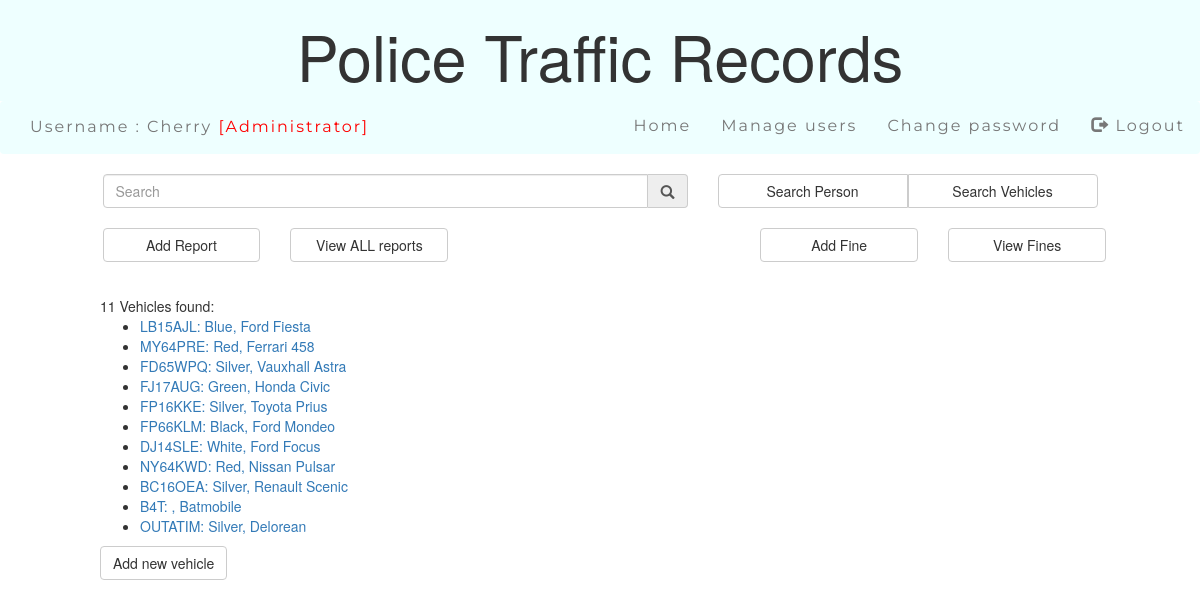
The page /vehicle.php (signed in) on the database its author committed.
### tables this page shows
CREATE TABLE IF NOT EXISTS `Officer_access` (
  `Admin` enum('Admin') DEFAULT NULL,
  `username` varchar(50) NOT NULL,
  `password` varchar(50) NOT NULL
);

CREATE TABLE IF NOT EXISTS `Vehicle` (
  `Vehicle_ID` int(11) NOT NULL,
  `Vehicle_type` varchar(20) NOT NULL,
  `Vehicle_colour` varchar(20) NOT NULL,
  `Vehicle_licence` varchar(7) DEFAULT NULL
);

### vehicle_search.php (the view, shortened to what this page needs)
<?php
    if ($_SESSION['keyword'] == ""){
    $sql = "SELECT * FROM Vehicle";
    } else {
    $sql = "SELECT * FROM Vehicle WHERE Vehicle_licence LIKE '%{$_SESSION['keyword']}%' ORDER BY Vehicle_licence;";
    }
    $result = mysqli_query($db, $sql);
    $count = mysqli_num_rows($result);
    echo "<div class='col-sm-offset-1'>";
    if ($result != "") {
        if ($count == 0) {
            echo "Vehicle plate '{$_SESSION['keyword']}' not found<br><br>";
        } else {
        if ($count == 1 && $_SESSION['where'] == "main search") {
            $_SESSION["Vehicle_ID"] = mysqli_fetch_assoc($result)["Vehicle_ID"];
            echo '<script>window.location="vehicle_detail.php"</script>';
        } else {
        echo $count. " Vehicles found:" ;
            echo "<ul>";
            while($row = mysqli_fetch_assoc($result)) {
                echo "<li> <a href = '?ref_v=".$row['Vehicle_ID']."'>" . $row["Vehicle_licence"].
                    ": " . $row["Vehicle_colour"]. ", " .$row["Vehicle_type"]."</a>";
                }
                echo "</ul>";
            }
        }
    }
    echo "</div>";
?>

### session.php (shortened to what this page needs)
<?php
   include('config.php');
   $sql = "SELECT username, Admin FROM Officer_access
            WHERE username = '{$_SESSION['login_user']}';";
   $ses_sql = mysqli_query($db,$sql);
   $row = mysqli_fetch_array($ses_sql);
   if (isset($row['Admin'])){
      $manage_users = "Manage users";
      $user_type = "[Administrator]";
   }
?>
<html>
<body>
    <div class="jumbotron text-center">
         <h1>Police Traffic Records</h1>
    </div>
    <nav class="navbar navbar-default">
        <div class="container-fluid">
            <p class="navbar-text"> Username :
                <?php echo "{$_SESSION['login_user']} <font color=red>{$user_type}</font>" ?> </p>
            <ul class="nav navbar-nav navbar-right">
                <li><a href="home.php">Home</a></li>
                <li><a href="manage_user.php"><?php echo $manage_users?></a></li>
                <li><a href="change_password.php">Change password </a></li>
                <li><a href="logout.php"> <span class="glyphicon glyphicon-log-out"></span> Logout</a></li>
            </ul>
        </div>
    </nav>
</body>
</html>

### config.php (style rules this page uses)
.jumbotron { background-color: #eeffff; margin-bottom: 0; padding: 1; }
.navbar { background-color: #eeffff; border: 0; font-size: 16px; letter-spacing: 2px; font-family: Montserrat, sans-serif; }

### rows shown on the page
officer_access: Admin "[Administrator]", Admin "Manage users"
vehicle: Vehicle_licence "LB15AJL", Vehicle_colour "Blue", Vehicle_type "Ford Fiesta"
vehicle: Vehicle_licence "MY64PRE", Vehicle_colour "Red", Vehicle_type "Ferrari 458"
vehicle: Vehicle_licence "FD65WPQ", Vehicle_colour "Silver", Vehicle_type "Vauxhall Astra"
vehicle: Vehicle_licence "FJ17AUG", Vehicle_colour "Green", Vehicle_type "Honda Civic"
vehicle: Vehicle_licence "FP16KKE", Vehicle_colour "Silver", Vehicle_type "Toyota Prius"
vehicle: Vehicle_licence "FP66KLM", Vehicle_colour "Black", Vehicle_type "Ford Mondeo"
vehicle: Vehicle_licence "DJ14SLE", Vehicle_colour "White", Vehicle_type "Ford Focus"
vehicle: Vehicle_licence "NY64KWD", Vehicle_colour "Red", Vehicle_type "Nissan Pulsar"
vehicle: Vehicle_licence "BC16OEA", Vehicle_colour "Silver", Vehicle_type "Renault Scenic"
vehicle: Vehicle_licence "B4T", Vehicle_type "Batmobile"
vehicle: Vehicle_licence "OUTATIM", Vehicle_colour "Silver", Vehicle_type "Delorean"

### other values the page prints
$_SESSION['login_user'] "Cherry"
$count "11"
